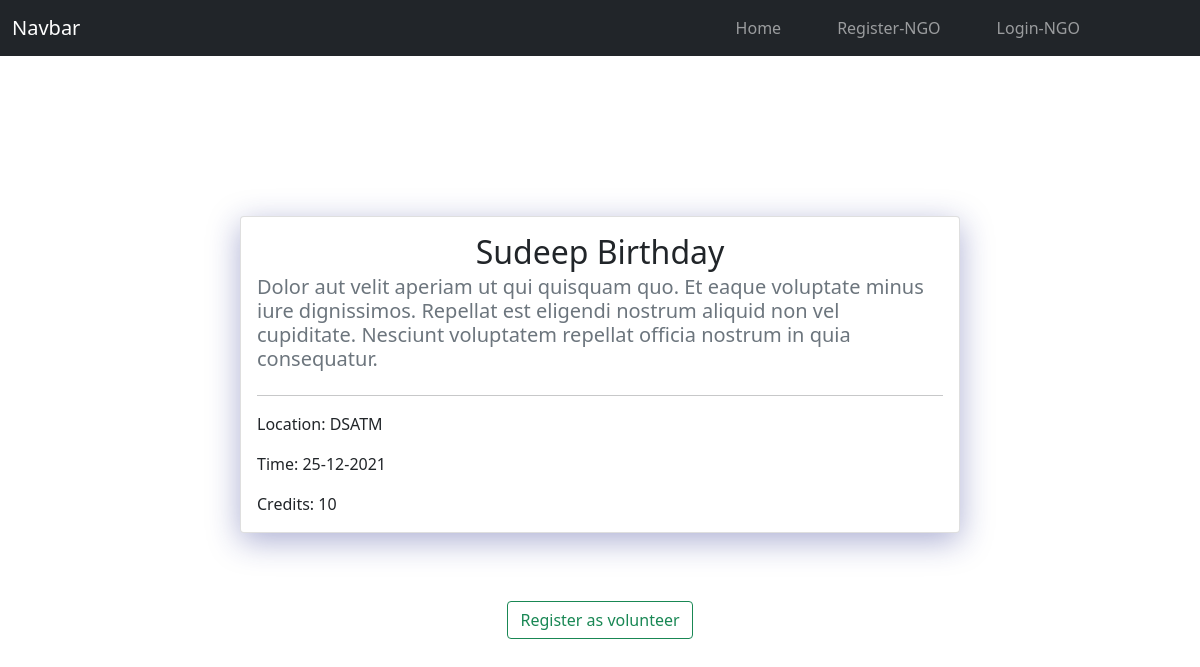
/events/4/, run on the app's committed database.
### event/models.py (models this page shows, shortened)
class Event(models.Model):
    location=models.TextField()
    venue=models.TextField()
    ngo_id=models.ForeignKey(Organization,on_delete=models.CASCADE,default=None)
    name=models.CharField(max_length=100)
    cred_points=models.IntegerField(validators=[MaxValueValidator(20),MinValueValidator(1)])
    description=models.TextField()

### event/views.py (the view)
# urls.py: path('<int:eid>/',views.event_details,name="Event page")
def event_details(request,eid):
    eve_data=Event.objects.raw('''SELECT * FROM event_event WHERE id={};'''.format(eid))
    data={'eve_data':eve_data[0]}
    return render(request,'event_detail.html',data)

### templates/event_detail.html (shortened to what this page needs)
{% load static %}
<!DOCTYPE html>
<html lang="en">
<head>
    <link href="https://cdn.jsdelivr.net/npm/bootstrap@5.1.3/dist/css/bootstrap.min.css" rel="stylesheet">
</head>
<body>
    {% include 'navbar.html' %}
    <div class="event-detail-page">
        <div class="card">
            <div class="card-body">
                <div>
                    <h2 class="card-title">{{eve_data.name}}</h5>
                    <h5 class="card-subtitle mb-2 text-muted">{{eve_data.description}}</h6>
                </div>
                <hr/>
                <p class="card-text">Location: {{eve_data.location}}</p>
                <p class="card-text">Time: {{eve_data.venue}}</p>
                <p class="card-text">Credits: {{eve_data.cred_points}}</p>
            </div>
        </div>
        <div class="button-div">
            <br/><br/>
            <div class="create-volunteer-modal">
                <button type="button" class="btn btn-outline-success" data-bs-toggle="modal" data-bs-target="#exampleModal">
                    Register as volunteer
                </button>
        </div>
    </div>
</body>
</html>

### templates/event_detail.html (style rules this page uses)
.event-detail-page { display: flex; flex-direction: column; justify-content: center; align-items: center; width:100%; margin-top:10rem; }
.card { width:60%; border-radius: 10px; box-shadow: 0 8px 32px 0 rgba(31, 38, 135, 0.37); }
.card-body div { display:flex; flex-direction: column; justify-content: center; align-items: center; border-radius: 10px; }
.button-div { margin:3rem; display:flex; flex-direction: row; }
.btn { margin:20px; }

### data on the page
Event: name "Sudeep Birthday", description "Dolor aut velit aperiam ut qui quisquam quo. Et eaque voluptate minus iure dignissimos. Repellat est eligendi nostrum aliquid non vel cupiditate. Nesciunt voluptatem repellat officia nostrum in quia consequatur.", location "DSATM", venue "25-12-2021", cred_points "10"
